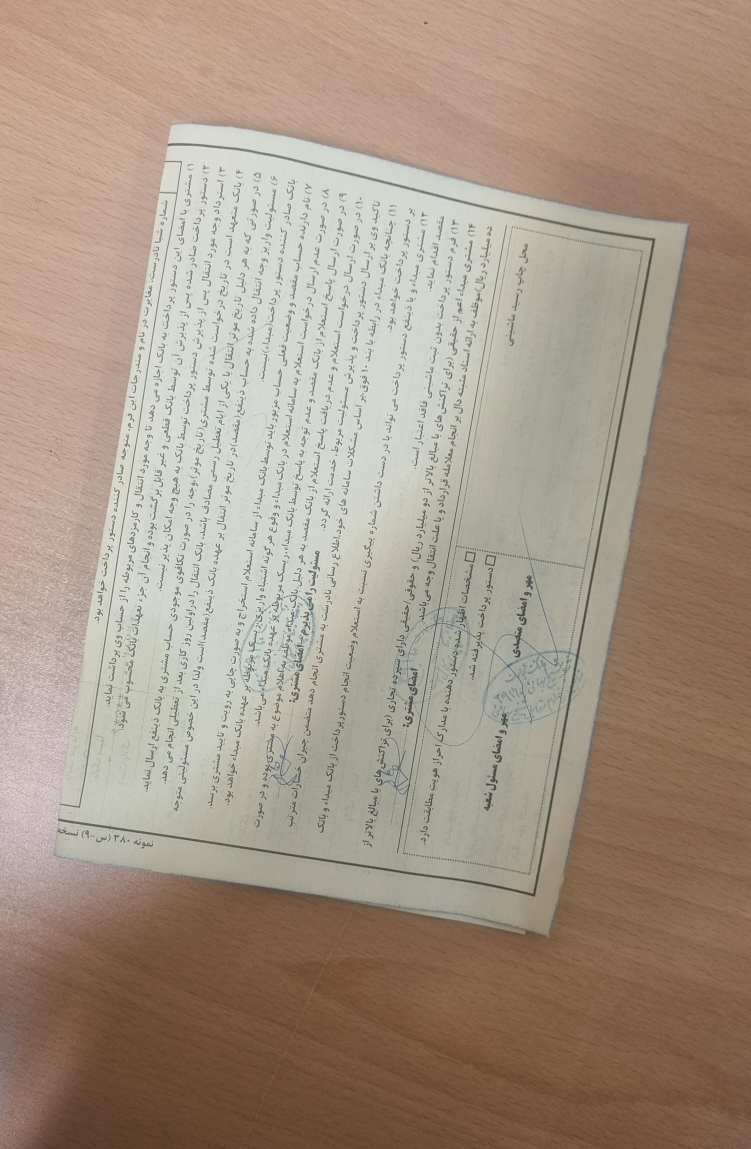
#> input picture data/images/documentscanner.jpg, 2252 x 3446 px (shown at 1/3 size)
$ python document_scanner.py
#> lines starting #> are read from the running program, lines starting #| are printed output that depends on the picture; after the words box and inside, x2 and y2 are one past the last pixel; in counts of white or black regions, pixels touching at a corner belong together
"""Document scanner: find the page in a photo and warp it to a flat, top-down view."""

from pathlib import Path

import cv2 as cv
import numpy as np

IMAGES = Path(__file__).resolve().parents[2] / "data" / "images"

LOW_THRESHOLD = 150
HIGH_THRESHOLD = 250
MIN_AREA = 5000  # ignore small contours (noise)
KERNEL = np.ones((5, 5), np.uint8)


def preprocess(image):
    """Return a binary edge map with thickened borders."""
    gray = cv.cvtColor(image, cv.COLOR_BGR2GRAY)
    edges = cv.Canny(gray, LOW_THRESHOLD, HIGH_THRESHOLD)
    dilated = cv.dilate(edges, KERNEL, iterations=2)
    return cv.erode(dilated, KERNEL, iterations=1)


def find_document_corners(edges):
    """Return the four corners of the largest quadrilateral, or None if not found."""
    contours, _ = cv.findContours(edges, cv.RETR_EXTERNAL, cv.CHAIN_APPROX_SIMPLE)

    best_corners = None
    best_area = MIN_AREA
    for contour in contours:
        area = cv.contourArea(contour)
        if area <= best_area:
            continue

        perimeter = cv.arcLength(contour, True)
        corners = cv.approxPolyDP(contour, 0.02 * perimeter, True)
        if len(corners) == 4:
            best_corners, best_area = corners, area

    return best_corners


def order_corners(corners):
    """Order corners as: top-left, top-right, bottom-left, bottom-right."""
    points = corners.reshape((4, 2))

    by_y = points[np.argsort(points[:, 1])]
    top, bottom = by_y[:2], by_y[2:]

    top_left, top_right = top[np.argsort(top[:, 0])]
    bottom_left, bottom_right = bottom[np.argsort(bottom[:, 0])]

    return np.float32([top_left, top_right, bottom_left, bottom_right])


def warp_to_top_down(image, corners):
    """Warp the quadrilateral given by `corners` into an upright rectangle."""
    source = order_corners(corners)
    _, _, w, h = cv.boundingRect(source)
    destination = np.float32([[0, 0], [w, 0], [0, h], [w, h]])

    matrix = cv.getPerspectiveTransform(source, destination)
    return cv.warpPerspective(image, matrix, (w, h))


def main():
    image = cv.imread(str(IMAGES / "documentscanner.jpg"))
#> image is the input picture: shape (3446, 2252, 3); mean B, G, R 133, 149.2, 165.8
    if image is None:
        raise SystemExit("Image not found: data/images/documentscanner.jpg")
    image = cv.resize(image, (480, 640))
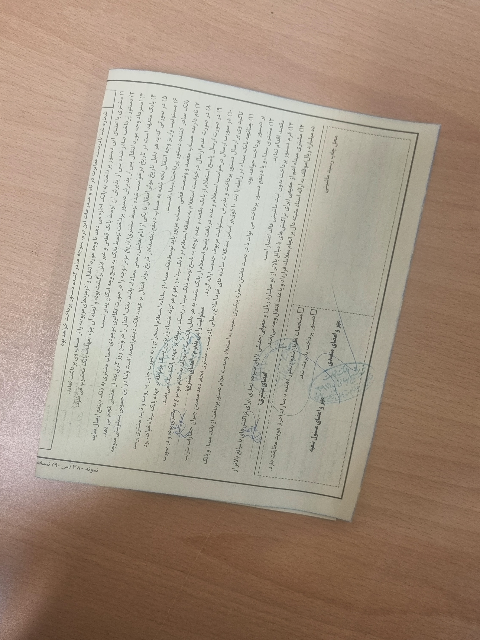
#> image: shape (640, 480, 3); mean B, G, R 132.8, 149.1, 165.7

    edges = preprocess(image)
#> in preprocess, `gray = cv.cvtColor(image, cv.COLOR_BGR2GRAY)`:
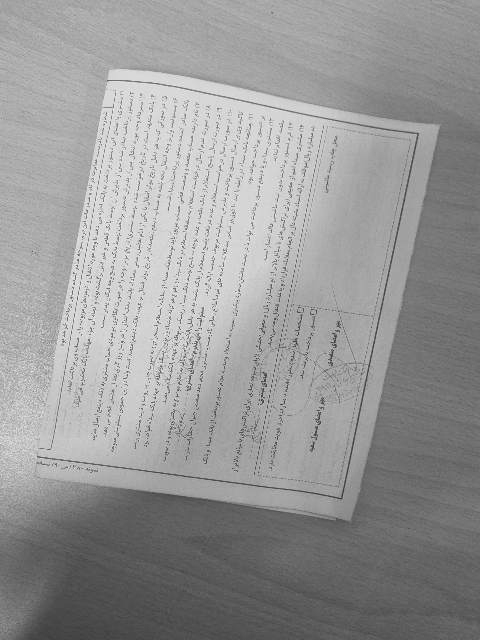
#> gray: shape (640, 480); min 57, max 242, mean 152.2
#> in preprocess, `edges = cv.Canny(gray, LOW_THRESHOLD, HIGH_THRESHOLD)`:
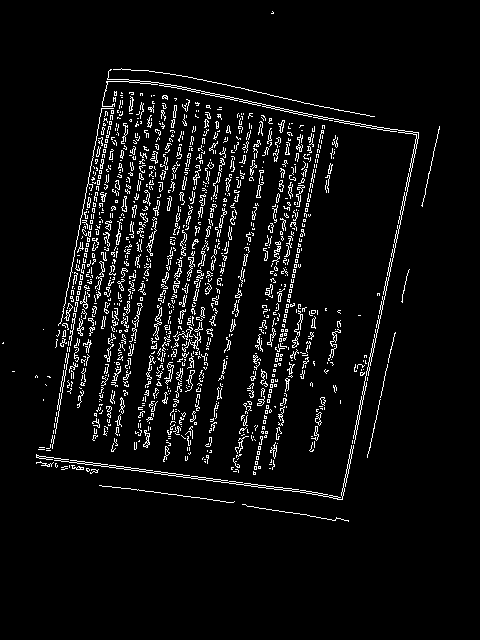
#> edges: shape (640, 480); 5.4% white in thin lines or dots, all inside (x1, y1, x2, y2) = (2, 11, 440, 522)
#> in preprocess, `dilated = cv.dilate(edges, KERNEL, iterations=2)`:
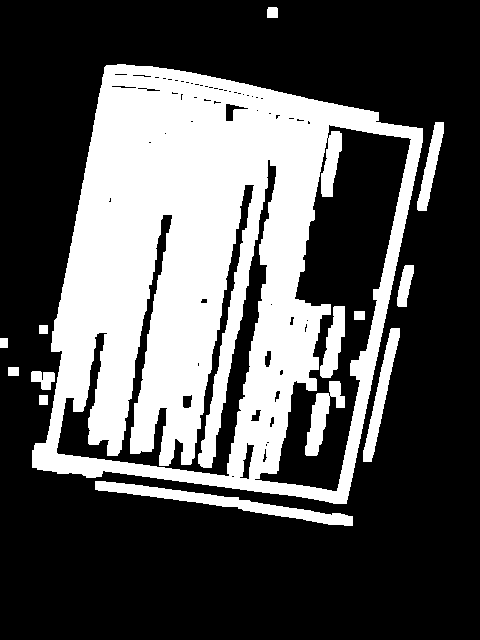
#> dilated: shape (640, 480); 33% white; 14 white regions, largest, box (x1, y1, x2, y2) and area: (32, 64, 423, 504) 92881, (95, 481, 353, 526) 2642, (363, 328, 400, 462) 1433
#> in preprocess, `return cv.erode(dilated, KERNEL, iterations=1)`:
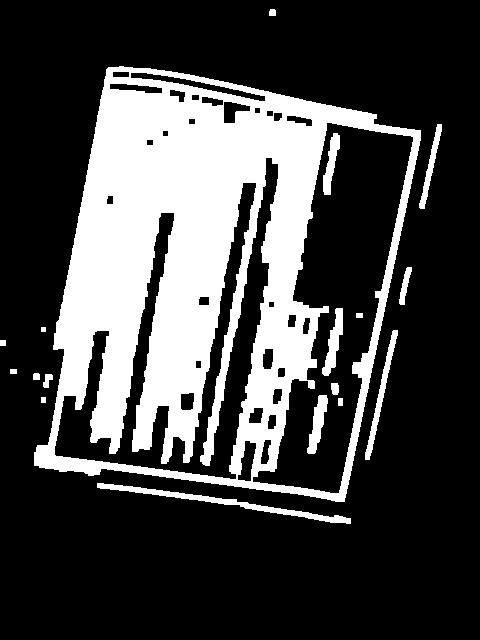
#> returned value: shape (640, 480); 26.9% white; 18 white regions
    corners = find_document_corners(edges)
#> in find_document_corners, `contours, _ = cv.findContours(edges, cv.RETR_EXTERNAL, cv.CHAIN_APPROX..`: contours = 12 contours, 1 with area under 20; largest, box (x1, y1, x2, y2) and area: (34, 66, 421, 502) 124346, (97, 483, 351, 524) 1178, (365, 330, 398, 460) 631, (419, 124, 442, 209) 411, (399, 267, 412, 305) 182
#> the loop in find_document_corners, `for contour in contours:` made 12 passes
#> (area, perimeter, best_corners, best_area) on pass 11: (124346.5, 1539.8, [[108, 67], [34, 465], [344, 501], [420, 130]], 124346.5)
#> area on passes 1, 3, 4, 7, 9, 10: 1177.5, 69, 35, 631, 182, 411
#> corners = [[108, 67], [34, 465], [344, 501], [420, 130]]
    if corners is None:
        raise SystemExit("No document found in the image")

    outlined = image.copy()
    cv.drawContours(outlined, [corners], -1, (0, 255, 0), 3)
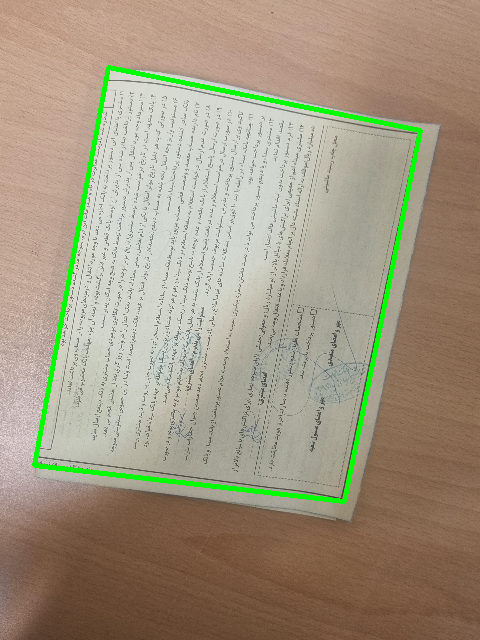
#> outlined: shape (640, 480, 3); 2.23% of pixels changed, all inside (x1, y1, x2, y2) = (32, 65, 423, 504)

    cv.imshow("Original", image)
    cv.imshow("Edges", edges)
    cv.imshow("Detected document", outlined)
    cv.imshow("Scanned document", warp_to_top_down(image, corners))
#> in order_corners, `by_y = points[np.argsort(points[:, 1])]`: by_y = [[108, 67], [420, 130], [34, 465], [344, 501]]
#> in order_corners, `top, bottom = by_y[:2], by_y[2:]`: top = [[108, 67], [420, 130]]; bottom = [[34, 465], [344, 501]]
#> in order_corners, `top_left, top_right = top[np.argsort(top[:, 0])]`: top_left = [108, 67]; top_right = [420, 130]
#> in order_corners, `bottom_left, bottom_right = bottom[np.argsort(bottom[:, 0])]`: bottom_left = [34, 465]; bottom_right = [344, 501]
#> in warp_to_top_down, `source = order_corners(corners)`: source = [[108, 67], [420, 130], [34, 465], [344, 501]]
#> in warp_to_top_down, `_, _, w, h = cv.boundingRect(source)`: w = 387; h = 435
#> in warp_to_top_down, `destination = np.float32([[0, 0], [w, 0], [0, h], [w, h]])`: destination = [[0, 0], [387, 0], [0, 435], [387, 435]]
#> in warp_to_top_down, `matrix = cv.getPerspectiveTransform(source, destination)`: matrix = [[1.09, 0.202, -131], [-0.202, 1, -45.28], [-0.000187, -9.15e-05, 1]]
#> in warp_to_top_down, `return cv.warpPerspective(image, matrix, (w, h))`:
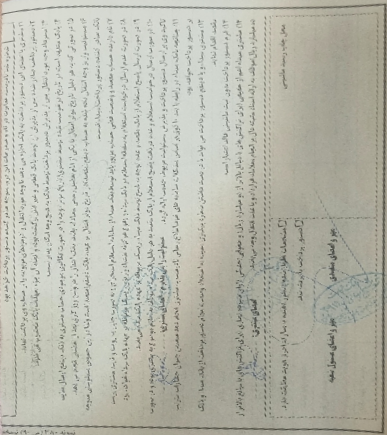
#> returned value: shape (435, 387, 3); mean of channels 0, 1, 2 172.9, 184.5, 183.7; drawn as B, G, R
    cv.waitKey(0)
    cv.destroyAllWindows()


if __name__ == "__main__":
    main()

$ run again, with data/images/cards.jpg copied over data/images/documentscanner.jpg
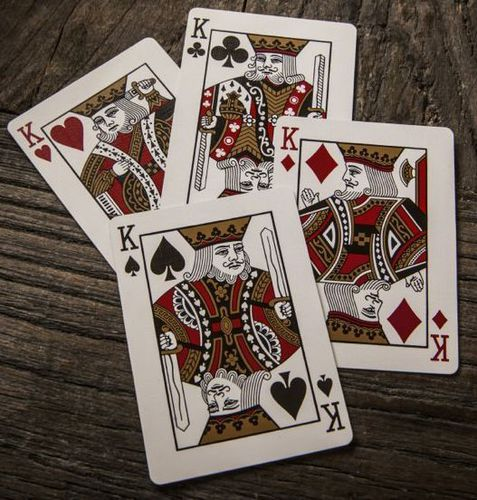
#> input picture data/images/cards.jpg, 477 x 500 px
#> in main, image is the input picture: shape (500, 477, 3); mean B, G, R 88.1, 96.6, 109.6
#> image: shape (640, 480, 3)
#> edges: shape (640, 480); 10.3% white in thin lines or dots
#> dilated: shape (640, 480); 52.7% white; 114 black regions (39 under 20 px), largest, box (x1, y1, x2, y2) and area: (0, 364, 480, 640) 60151, (0, 0, 240, 159) 16326, (361, 0, 480, 249) 15066
#> contours = 27 contours; largest, box (x1, y1, x2, y2) and area: (0, 0, 480, 623) 191834, (0, 387, 36, 417) 342, (459, 101, 471, 154) 302, (459, 0, 474, 20) 203, (0, 372, 36, 387) 176
#> the loop in find_document_corners, `for contour in contours:` made 27 passes
#> (area, perimeter, best_corners, best_area) on pass 27: (191833.5, 3553.3, [[367, 0], [0, 161], [154, 621], [462, 475]], 191833.5)
#> in main, `corners = find_document_corners(edges)`: corners = [[367, 0], [0, 161], [154, 621], [462, 475]]
#> in main, `cv.drawContours(outlined, [corners], -1, (0, 255, 0), 3)`:
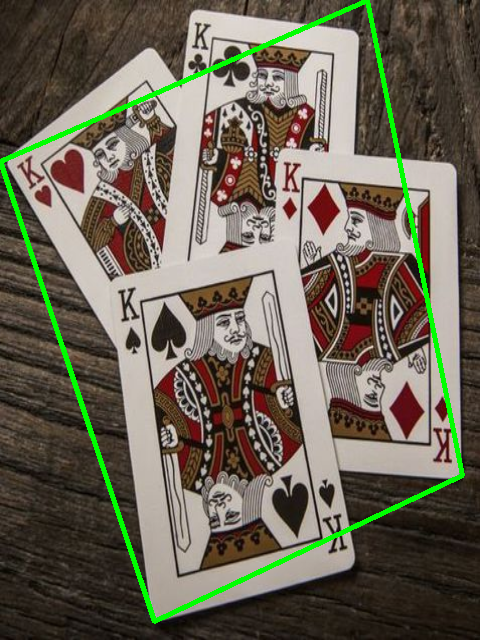
#> outlined: shape (640, 480, 3); mean B, G, R 85.4, 100.7, 106.3
#> by_y = [[367, 0], [0, 161], [462, 475], [154, 621]]
#> top = [[367, 0], [0, 161]]; bottom = [[462, 475], [154, 621]]
#> top_left = [0, 161]; top_right = [367, 0]
#> bottom_left = [154, 621]; bottom_right = [462, 475]
#> source = [[0, 161], [367, 0], [154, 621], [462, 475]]
#> w = 463; h = 622
#> destination = [[0, 0], [463, 0], [0, 622], [463, 622]]
#> matrix = [[1.03, -0.344, 55.4], [0.418, 0.954, -153.5], [-0.000179, -0.000263, 1]]
#> in warp_to_top_down, `return cv.warpPerspective(image, matrix, (w, h))`:
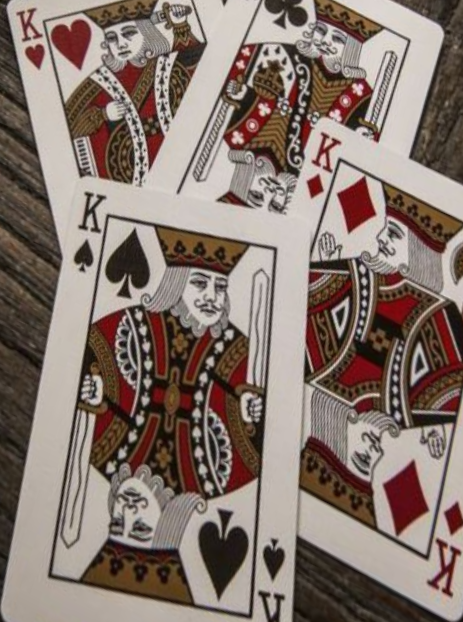
#> returned value: shape (622, 463, 3); mean of channels 0, 1, 2 109.3, 117.5, 133.4; drawn as B, G, R
